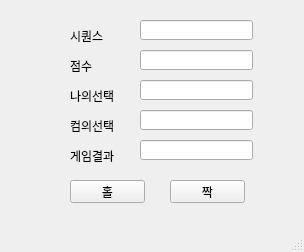
<?xml version="1.0" encoding="UTF-8"?>
<ui version="4.0">
 <class>MainWindow</class>
 <widget class="QMainWindow" name="MainWindow">
  <property name="geometry">
   <rect>
    <x>0</x>
    <y>0</y>
    <width>304</width>
    <height>252</height>
   </rect>
  </property>
  <property name="windowTitle">
   <string>MainWindow</string>
  </property>
  <widget class="QWidget" name="centralwidget">
   <widget class="QPushButton" name="pb_holl">
    <property name="geometry">
     <rect>
      <x>70</x>
      <y>180</y>
      <width>75</width>
      <height>23</height>
     </rect>
    </property>
    <property name="text">
     <string>홀</string>
    </property>
   </widget>
   <widget class="QPushButton" name="pb_jjak">
    <property name="geometry">
     <rect>
      <x>170</x>
      <y>180</y>
      <width>75</width>
      <height>23</height>
     </rect>
    </property>
    <property name="text">
     <string>짝</string>
    </property>
   </widget>
   <widget class="QLabel" name="lbl_jumsu">
    <property name="geometry">
     <rect>
      <x>70</x>
      <y>60</y>
      <width>56</width>
      <height>12</height>
     </rect>
    </property>
    <property name="text">
     <string>점수</string>
    </property>
   </widget>
   <widget class="QLineEdit" name="le_jumsu">
    <property name="geometry">
     <rect>
      <x>140</x>
      <y>50</y>
      <width>113</width>
      <height>20</height>
     </rect>
    </property>
    <property name="text">
     <string/>
    </property>
   </widget>
   <widget class="QLineEdit" name="le_mine">
    <property name="geometry">
     <rect>
      <x>140</x>
      <y>80</y>
      <width>113</width>
      <height>20</height>
     </rect>
    </property>
    <property name="text">
     <string/>
    </property>
   </widget>
   <widget class="QLabel" name="lbl_mine">
    <property name="geometry">
     <rect>
      <x>70</x>
      <y>90</y>
      <width>56</width>
      <height>12</height>
     </rect>
    </property>
    <property name="text">
     <string>나의선택</string>
    </property>
   </widget>
   <widget class="QLabel" name="lbl_com">
    <property name="geometry">
     <rect>
      <x>70</x>
      <y>120</y>
      <width>56</width>
      <height>12</height>
     </rect>
    </property>
    <property name="text">
     <string>컴의선택</string>
    </property>
   </widget>
   <widget class="QLineEdit" name="le_com">
    <property name="geometry">
     <rect>
      <x>140</x>
      <y>110</y>
      <width>113</width>
      <height>20</height>
     </rect>
    </property>
    <property name="text">
     <string/>
    </property>
   </widget>
   <widget class="QLineEdit" name="le_result">
    <property name="geometry">
     <rect>
      <x>140</x>
      <y>140</y>
      <width>113</width>
      <height>20</height>
     </rect>
    </property>
    <property name="text">
     <string/>
    </property>
   </widget>
   <widget class="QLabel" name="lbl_result">
    <property name="geometry">
     <rect>
      <x>70</x>
      <y>150</y>
      <width>56</width>
      <height>12</height>
     </rect>
    </property>
    <property name="text">
     <string>게임결과</string>
    </property>
   </widget>
   <widget class="QLabel" name="lbl_seq">
    <property name="geometry">
     <rect>
      <x>70</x>
      <y>30</y>
      <width>56</width>
      <height>12</height>
     </rect>
    </property>
    <property name="text">
     <string>시퀀스</string>
    </property>
   </widget>
   <widget class="QLineEdit" name="le_seq">
    <property name="geometry">
     <rect>
      <x>140</x>
      <y>20</y>
      <width>113</width>
      <height>20</height>
     </rect>
    </property>
    <property name="text">
     <string/>
    </property>
   </widget>
  </widget>
  <widget class="QMenuBar" name="menubar">
   <property name="geometry">
    <rect>
     <x>0</x>
     <y>0</y>
     <width>304</width>
     <height>21</height>
    </rect>
   </property>
  </widget>
  <widget class="QStatusBar" name="statusbar"/>
 </widget>
 <resources/>
 <connections/>
</ui>
